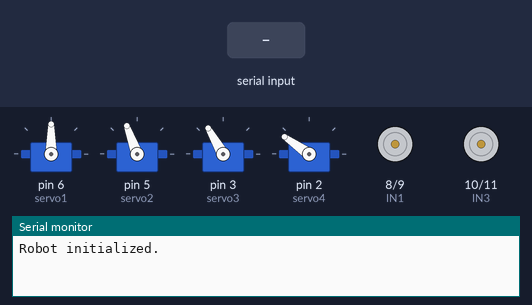
Recording of a sketch running on a simulated Arduino Uno, built with avr-gcc and run on an emulated ATmega328P. Shown: 4 × servo, motor-driver pin pairs drawn as motors (green arrow = first pin HIGH = forward, orange = second pin HIGH = backward, longer = more drive, scaled by the enable pin), the last lines printed to the serial monitor. The inputs (shaded band) are chosen by the test bench.

Above: at 1.2 s.
1.3 s: "1" received over the second serial link
At 1.7 s:
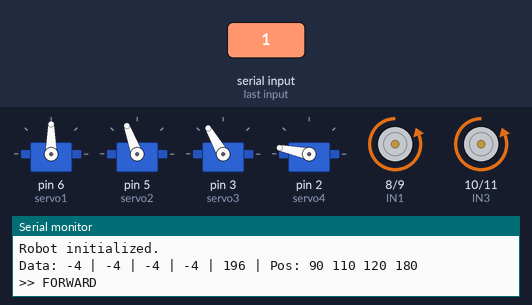
At 2.5 s:
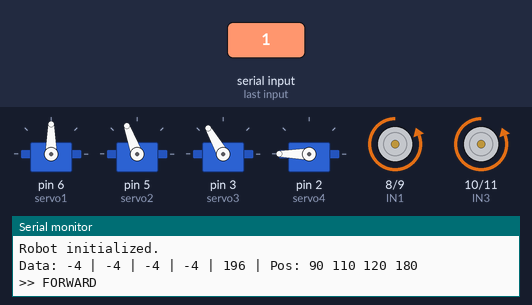
Timing chart, 0 to 4.3 s (numbered marks = the images above; inputs shaded):
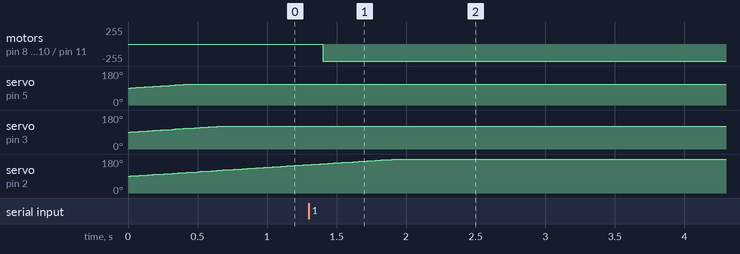

Measured:
- after the input at 1.3 s, motor on pin 8 (IN1) / pin 9 (IN2), motor on pin 10 (IN3) / pin 11 (IN4): stopped → backward 255/255 after 0.10 s

The sketch:

robot.ino
```cpp
#include <SoftwareSerial.h>
#include <VarSpeedServo.h>

// HC-12 radio module
SoftwareSerial HC12(10, 11);

// Motor driver L298N pins
#define IN1 8
#define IN2 9
#define IN3 10
#define IN4 11
#define ENA 12
#define ENB 13

// Servo objects for 3-axis manipulator + gripper
VarSpeedServo servo1;  // axis 1
VarSpeedServo servo2;  // axis 2
VarSpeedServo servo3;  // axis 3
VarSpeedServo servo4;  // gripper

// Servo positions (degrees)
int pos1 = 90, pos2 = 110, pos3 = 120, pos4 = 180;

// Sensor data from glove (fingers 1-5)
int data[5] = {0, 0, 0, 0, 0};

// Gripper toggle
int gripperState = 0;
unsigned long lastGripTime = 0;
const unsigned long GRIP_DEBOUNCE = 1000;

// Servo movement speed (0-255)
const int SERVO_SPEED = 30;

// Thresholds
const int FLEX_THRESHOLD  = 300;   // finger considered bent
const int THUMB_THRESHOLD = 230;   // strong thumb bend (gripper trigger)
const int PINKY_THRESHOLD = 930;   // pinky considered straight (>930 = extended)

void setup() {
    Serial.begin(9600);
    HC12.begin(9600);

    // Motor driver pins as output
    pinMode(IN1, OUTPUT); pinMode(IN2, OUTPUT);
    pinMode(IN3, OUTPUT); pinMode(IN4, OUTPUT);
    pinMode(ENA, OUTPUT); pinMode(ENB, OUTPUT);

    // Attach servos
    servo1.attach(6);
    servo2.attach(5);
    servo3.attach(3);
    servo4.attach(2);

    // Move to start positions
    servo1.write(pos1, SERVO_SPEED);
    servo2.write(pos2, SERVO_SPEED);
    servo3.write(pos3, SERVO_SPEED);
    servo4.write(pos4, SERVO_SPEED);

    Serial.println("Robot initialized.");
}

void loop() {
    unsigned long now = millis();

    // Wait for all 5 bytes from glove
    while (HC12.available() == 0) {}

    for (int i = 4; i >= 0; i--) {
        data[i] = HC12.read() * 4;  // scale back to 0-1023 range
        delay(20);
    }

    // Debug output
    Serial.print("Data: ");
    for (int i = 0; i < 5; i++) {
        Serial.print(data[i]);
        if (i < 4) Serial.print(" | ");
    }
    Serial.print(" | Pos: ");
    Serial.print(pos1); Serial.print(" ");
    Serial.print(pos2); Serial.print(" ");
    Serial.print(pos3); Serial.print(" ");
    Serial.println(pos4);

    // ---- MANIPULATOR CONTROL ----

    // Servo 1: finger 2 + optional thumb modifier
    if (data[1] < FLEX_THRESHOLD && data[4] > PINKY_THRESHOLD) {
        if (data[0] < 450) {
            pos1 = constrain(pos1 + 5, 0, 180);
        } else {
            pos1 = constrain(pos1 - 5, 0, 180);
        }
        servo1.write(pos1, SERVO_SPEED);
    }

    // Servo 2: finger 3 + optional thumb modifier
    if (data[2] < FLEX_THRESHOLD && data[4] > PINKY_THRESHOLD) {
        if (data[0] < 450) {
            pos2 = constrain(pos2 + 5, 0, 180);
        } else {
            pos2 = constrain(pos2 - 5, 0, 180);
        }
        servo2.write(pos2, SERVO_SPEED);
    }

    // Servo 3: finger 4 + optional thumb modifier
    if (data[3] < FLEX_THRESHOLD && data[4] > PINKY_THRESHOLD) {
        if (data[0] < 450) {
            pos3 = constrain(pos3 + 10, 0, 180);
        } else {
            pos3 = constrain(pos3 - 1, 0, 180);
        }
        servo3.write(pos3, SERVO_SPEED);
    }

    // Gripper: strong thumb bend toggles open/close (debounced)
    if (data[0] < THUMB_THRESHOLD) {
        if (now - lastGripTime >= GRIP_DEBOUNCE) {
            lastGripTime = now;
            gripperState = !gripperState;
            pos4 = gripperState ? 180 : 100;
            servo4.write(pos4, SERVO_SPEED);
        }
    }

    // ---- DRIVE CONTROL ----

    // Forward: pinky + finger 1
    if (data[4] < PINKY_THRESHOLD && data[0] < 400) {
        digitalWrite(IN1, LOW);  digitalWrite(IN2, HIGH); digitalWrite(ENA, HIGH);
        digitalWrite(IN3, LOW);  digitalWrite(IN4, HIGH); digitalWrite(ENB, HIGH);
        Serial.println(">> FORWARD");
    }
    // Backward: pinky + finger 2
    else if (data[4] < PINKY_THRESHOLD && data[1] < FLEX_THRESHOLD) {
        digitalWrite(IN1, HIGH); digitalWrite(IN2, LOW);  digitalWrite(ENA, HIGH);
        digitalWrite(IN3, HIGH); digitalWrite(IN4, LOW);  digitalWrite(ENB, HIGH);
        Serial.println(">> BACKWARD");
    }
    // Left: pinky + finger 3
    else if (data[4] < PINKY_THRESHOLD && data[2] < FLEX_THRESHOLD) {
        digitalWrite(IN1, LOW);  digitalWrite(IN2, HIGH); digitalWrite(ENA, HIGH);
        digitalWrite(IN3, HIGH); digitalWrite(IN4, LOW);  digitalWrite(ENB, HIGH);
        Serial.println(">> LEFT");
    }
    // Right: pinky + finger 4
    else if (data[4] < PINKY_THRESHOLD && data[3] < FLEX_THRESHOLD) {
        digitalWrite(IN1, HIGH); digitalWrite(IN2, LOW);  digitalWrite(ENA, HIGH);
        digitalWrite(IN3, LOW);  digitalWrite(IN4, HIGH); digitalWrite(ENB, HIGH);
        Serial.println(">> RIGHT");
    }
    // Stop
    else {
        digitalWrite(ENA, LOW);
        digitalWrite(ENB, LOW);
    }

    delay(15);
}
```
